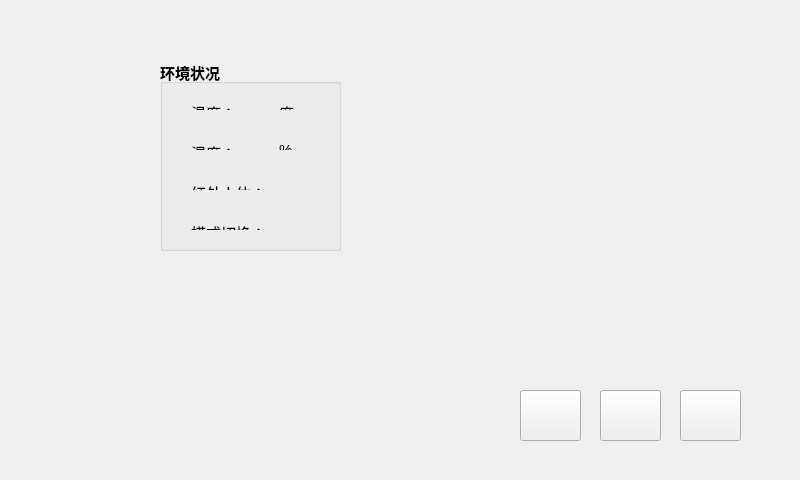
<?xml version="1.0" encoding="UTF-8"?>
<ui version="4.0">
 <class>Widget</class>
 <widget class="QWidget" name="Widget">
  <property name="geometry">
   <rect>
    <x>0</x>
    <y>0</y>
    <width>800</width>
    <height>480</height>
   </rect>
  </property>
  <property name="maximumSize">
   <size>
    <width>800</width>
    <height>480</height>
   </size>
  </property>
  <property name="windowTitle">
   <string>Widget</string>
  </property>
  <widget class="QGroupBox" name="groupBox">
   <property name="geometry">
    <rect>
     <x>160</x>
     <y>60</y>
     <width>181</width>
     <height>191</height>
    </rect>
   </property>
   <property name="font">
    <font>
     <pointsize>11</pointsize>
     <weight>75</weight>
     <bold>true</bold>
    </font>
   </property>
   <property name="title">
    <string>环境状况</string>
   </property>
   <widget class="QWidget" name="layoutWidget">
    <property name="geometry">
     <rect>
      <x>20</x>
      <y>30</y>
      <width>141</width>
      <height>31</height>
     </rect>
    </property>
    <layout class="QHBoxLayout" name="horizontalLayout">
     <item>
      <widget class="QLabel" name="label">
       <property name="text">
        <string>&lt;!DOCTYPE HTML PUBLIC &quot;-//W3C//DTD HTML 4.0//EN&quot; &quot;http://www.w3.org/TR/REC-html40/strict.dtd&quot;&gt;
&lt;html&gt;&lt;head&gt;&lt;meta name=&quot;qrichtext&quot; content=&quot;1&quot; /&gt;&lt;style type=&quot;text/css&quot;&gt;
p, li { white-space: pre-wrap; }
&lt;/style&gt;&lt;/head&gt;&lt;body style=&quot; font-family:'SimSun'; font-size:11pt; font-weight:600; font-style:normal;&quot;&gt;
&lt;p style=&quot; margin-top:0px; margin-bottom:0px; margin-left:0px; margin-right:0px; -qt-block-indent:0; text-indent:0px;&quot;&gt;&lt;span style=&quot; font-family:'宋体'; font-weight:400;&quot;&gt;温度：&lt;/span&gt;&lt;/p&gt;&lt;/body&gt;&lt;/html&gt;</string>
       </property>
      </widget>
     </item>
     <item>
      <widget class="QLabel" name="tempLabel">
       <property name="text">
        <string>&lt;!DOCTYPE HTML PUBLIC &quot;-//W3C//DTD HTML 4.0//EN&quot; &quot;http://www.w3.org/TR/REC-html40/strict.dtd&quot;&gt;
&lt;html&gt;&lt;head&gt;&lt;meta name=&quot;qrichtext&quot; content=&quot;1&quot; /&gt;&lt;style type=&quot;text/css&quot;&gt;
p, li { white-space: pre-wrap; }
&lt;/style&gt;&lt;/head&gt;&lt;body style=&quot; font-family:'SimSun'; font-size:9pt; font-weight:400; font-style:normal;&quot;&gt;
&lt;p style=&quot;-qt-paragraph-type:empty; margin-top:0px; margin-bottom:0px; margin-left:0px; margin-right:0px; -qt-block-indent:0; text-indent:0px; font-family:'宋体';&quot;&gt;&lt;/p&gt;&lt;/body&gt;&lt;/html&gt;</string>
       </property>
      </widget>
     </item>
     <item>
      <widget class="QLabel" name="label_3">
       <property name="text">
        <string>&lt;!DOCTYPE HTML PUBLIC &quot;-//W3C//DTD HTML 4.0//EN&quot; &quot;http://www.w3.org/TR/REC-html40/strict.dtd&quot;&gt;
&lt;html&gt;&lt;head&gt;&lt;meta name=&quot;qrichtext&quot; content=&quot;1&quot; /&gt;&lt;style type=&quot;text/css&quot;&gt;
p, li { white-space: pre-wrap; }
&lt;/style&gt;&lt;/head&gt;&lt;body style=&quot; font-family:'SimSun'; font-size:11pt; font-weight:600; font-style:normal;&quot;&gt;
&lt;p style=&quot; margin-top:0px; margin-bottom:0px; margin-left:0px; margin-right:0px; -qt-block-indent:0; text-indent:0px;&quot;&gt;&lt;span style=&quot; font-family:'宋体'; font-weight:400;&quot;&gt;度&lt;/span&gt;&lt;/p&gt;&lt;/body&gt;&lt;/html&gt;</string>
       </property>
      </widget>
     </item>
    </layout>
   </widget>
   <widget class="QWidget" name="layoutWidget_2">
    <property name="geometry">
     <rect>
      <x>20</x>
      <y>110</y>
      <width>141</width>
      <height>31</height>
     </rect>
    </property>
    <layout class="QHBoxLayout" name="horizontalLayout_3">
     <item>
      <widget class="QLabel" name="label_6">
       <property name="text">
        <string>&lt;!DOCTYPE HTML PUBLIC &quot;-//W3C//DTD HTML 4.0//EN&quot; &quot;http://www.w3.org/TR/REC-html40/strict.dtd&quot;&gt;
&lt;html&gt;&lt;head&gt;&lt;meta name=&quot;qrichtext&quot; content=&quot;1&quot; /&gt;&lt;style type=&quot;text/css&quot;&gt;
p, li { white-space: pre-wrap; }
&lt;/style&gt;&lt;/head&gt;&lt;body style=&quot; font-family:'SimSun'; font-size:11pt; font-weight:600; font-style:normal;&quot;&gt;
&lt;p style=&quot; margin-top:0px; margin-bottom:0px; margin-left:0px; margin-right:0px; -qt-block-indent:0; text-indent:0px;&quot;&gt;&lt;span style=&quot; font-family:'宋体'; font-weight:400;&quot;&gt;红外人体：&lt;/span&gt;&lt;/p&gt;&lt;/body&gt;&lt;/html&gt;</string>
       </property>
      </widget>
     </item>
     <item>
      <widget class="QLabel" name="humanLabel">
       <property name="text">
        <string>&lt;!DOCTYPE HTML PUBLIC &quot;-//W3C//DTD HTML 4.0//EN&quot; &quot;http://www.w3.org/TR/REC-html40/strict.dtd&quot;&gt;
&lt;html&gt;&lt;head&gt;&lt;meta name=&quot;qrichtext&quot; content=&quot;1&quot; /&gt;&lt;style type=&quot;text/css&quot;&gt;
p, li { white-space: pre-wrap; }
&lt;/style&gt;&lt;/head&gt;&lt;body style=&quot; font-family:'SimSun'; font-size:9pt; font-weight:400; font-style:normal;&quot;&gt;
&lt;p style=&quot;-qt-paragraph-type:empty; margin-top:0px; margin-bottom:0px; margin-left:0px; margin-right:0px; -qt-block-indent:0; text-indent:0px; font-family:'宋体';&quot;&gt;&lt;/p&gt;&lt;/body&gt;&lt;/html&gt;</string>
       </property>
      </widget>
     </item>
    </layout>
   </widget>
   <widget class="QWidget" name="layoutWidget_3">
    <property name="geometry">
     <rect>
      <x>20</x>
      <y>150</y>
      <width>131</width>
      <height>31</height>
     </rect>
    </property>
    <layout class="QHBoxLayout" name="horizontalLayout_4">
     <item>
      <widget class="QLabel" name="label_8">
       <property name="text">
        <string>&lt;!DOCTYPE HTML PUBLIC &quot;-//W3C//DTD HTML 4.0//EN&quot; &quot;http://www.w3.org/TR/REC-html40/strict.dtd&quot;&gt;
&lt;html&gt;&lt;head&gt;&lt;meta name=&quot;qrichtext&quot; content=&quot;1&quot; /&gt;&lt;style type=&quot;text/css&quot;&gt;
p, li { white-space: pre-wrap; }
&lt;/style&gt;&lt;/head&gt;&lt;body style=&quot; font-family:'SimSun'; font-size:11pt; font-weight:600; font-style:normal;&quot;&gt;
&lt;p style=&quot; margin-top:0px; margin-bottom:0px; margin-left:0px; margin-right:0px; -qt-block-indent:0; text-indent:0px;&quot;&gt;&lt;span style=&quot; font-family:'宋体'; font-weight:400;&quot;&gt;模式切换：&lt;/span&gt;&lt;/p&gt;&lt;/body&gt;&lt;/html&gt;</string>
       </property>
      </widget>
     </item>
    </layout>
   </widget>
   <widget class="QWidget" name="layoutWidget_4">
    <property name="geometry">
     <rect>
      <x>20</x>
      <y>70</y>
      <width>141</width>
      <height>31</height>
     </rect>
    </property>
    <layout class="QHBoxLayout" name="horizontalLayout_2">
     <item>
      <widget class="QLabel" name="label_4">
       <property name="text">
        <string>&lt;!DOCTYPE HTML PUBLIC &quot;-//W3C//DTD HTML 4.0//EN&quot; &quot;http://www.w3.org/TR/REC-html40/strict.dtd&quot;&gt;
&lt;html&gt;&lt;head&gt;&lt;meta name=&quot;qrichtext&quot; content=&quot;1&quot; /&gt;&lt;style type=&quot;text/css&quot;&gt;
p, li { white-space: pre-wrap; }
&lt;/style&gt;&lt;/head&gt;&lt;body style=&quot; font-family:'SimSun'; font-size:11pt; font-weight:600; font-style:normal;&quot;&gt;
&lt;p style=&quot; margin-top:0px; margin-bottom:0px; margin-left:0px; margin-right:0px; -qt-block-indent:0; text-indent:0px;&quot;&gt;&lt;span style=&quot; font-family:'宋体'; font-weight:400;&quot;&gt;湿度：&lt;/span&gt;&lt;/p&gt;&lt;/body&gt;&lt;/html&gt;</string>
       </property>
      </widget>
     </item>
     <item>
      <widget class="QLabel" name="humLabel">
       <property name="text">
        <string>&lt;!DOCTYPE HTML PUBLIC &quot;-//W3C//DTD HTML 4.0//EN&quot; &quot;http://www.w3.org/TR/REC-html40/strict.dtd&quot;&gt;
&lt;html&gt;&lt;head&gt;&lt;meta name=&quot;qrichtext&quot; content=&quot;1&quot; /&gt;&lt;style type=&quot;text/css&quot;&gt;
p, li { white-space: pre-wrap; }
&lt;/style&gt;&lt;/head&gt;&lt;body style=&quot; font-family:'SimSun'; font-size:9pt; font-weight:400; font-style:normal;&quot;&gt;
&lt;p style=&quot;-qt-paragraph-type:empty; margin-top:0px; margin-bottom:0px; margin-left:0px; margin-right:0px; -qt-block-indent:0; text-indent:0px; font-family:'宋体';&quot;&gt;&lt;/p&gt;&lt;/body&gt;&lt;/html&gt;</string>
       </property>
      </widget>
     </item>
     <item>
      <widget class="QLabel" name="label_2">
       <property name="text">
        <string>&lt;!DOCTYPE HTML PUBLIC &quot;-//W3C//DTD HTML 4.0//EN&quot; &quot;http://www.w3.org/TR/REC-html40/strict.dtd&quot;&gt;
&lt;html&gt;&lt;head&gt;&lt;meta name=&quot;qrichtext&quot; content=&quot;1&quot; /&gt;&lt;style type=&quot;text/css&quot;&gt;
p, li { white-space: pre-wrap; }
&lt;/style&gt;&lt;/head&gt;&lt;body style=&quot; font-family:'SimSun'; font-size:11pt; font-weight:600; font-style:normal;&quot;&gt;
&lt;p style=&quot; margin-top:0px; margin-bottom:0px; margin-left:0px; margin-right:0px; -qt-block-indent:0; text-indent:0px;&quot;&gt;&lt;span style=&quot; font-family:'宋体'; font-weight:400;&quot;&gt;%&lt;/span&gt;&lt;/p&gt;&lt;/body&gt;&lt;/html&gt;</string>
       </property>
      </widget>
     </item>
    </layout>
   </widget>
  </widget>
  <widget class="QPushButton" name="navButton">
   <property name="geometry">
    <rect>
     <x>600</x>
     <y>390</y>
     <width>61</width>
     <height>51</height>
    </rect>
   </property>
   <property name="text">
    <string/>
   </property>
  </widget>
  <widget class="QPushButton" name="startButton">
   <property name="geometry">
    <rect>
     <x>680</x>
     <y>390</y>
     <width>61</width>
     <height>51</height>
    </rect>
   </property>
   <property name="text">
    <string/>
   </property>
  </widget>
  <widget class="QPushButton" name="setButton">
   <property name="geometry">
    <rect>
     <x>520</x>
     <y>390</y>
     <width>61</width>
     <height>51</height>
    </rect>
   </property>
   <property name="text">
    <string/>
   </property>
  </widget>
 </widget>
 <layoutdefault spacing="6" margin="11"/>
 <resources/>
 <connections/>
</ui>
